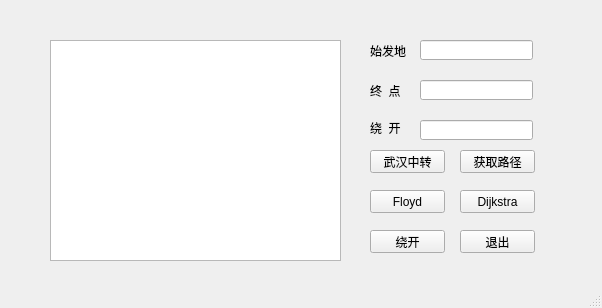
<?xml version="1.0" encoding="UTF-8"?>
<ui version="4.0">
 <class>MainWindow</class>
 <widget class="QMainWindow" name="MainWindow">
  <property name="geometry">
   <rect>
    <x>0</x>
    <y>0</y>
    <width>602</width>
    <height>308</height>
   </rect>
  </property>
  <property name="windowTitle">
   <string>MainWindow</string>
  </property>
  <widget class="QWidget" name="centralwidget">
   <widget class="QPushButton" name="floyd">
    <property name="geometry">
     <rect>
      <x>370</x>
      <y>190</y>
      <width>75</width>
      <height>23</height>
     </rect>
    </property>
    <property name="text">
     <string>Floyd</string>
    </property>
   </widget>
   <widget class="QPushButton" name="toWuhan">
    <property name="geometry">
     <rect>
      <x>370</x>
      <y>150</y>
      <width>75</width>
      <height>23</height>
     </rect>
    </property>
    <property name="text">
     <string>武汉中转</string>
    </property>
   </widget>
   <widget class="QLabel" name="label_2">
    <property name="geometry">
     <rect>
      <x>370</x>
      <y>80</y>
      <width>41</width>
      <height>21</height>
     </rect>
    </property>
    <property name="text">
     <string>终  点</string>
    </property>
   </widget>
   <widget class="QLineEdit" name="end">
    <property name="geometry">
     <rect>
      <x>420</x>
      <y>80</y>
      <width>113</width>
      <height>20</height>
     </rect>
    </property>
   </widget>
   <widget class="QLineEdit" name="begin">
    <property name="geometry">
     <rect>
      <x>420</x>
      <y>40</y>
      <width>113</width>
      <height>20</height>
     </rect>
    </property>
   </widget>
   <widget class="QPushButton" name="getpath">
    <property name="geometry">
     <rect>
      <x>460</x>
      <y>150</y>
      <width>75</width>
      <height>23</height>
     </rect>
    </property>
    <property name="text">
     <string>获取路径</string>
    </property>
   </widget>
   <widget class="QPushButton" name="exit">
    <property name="geometry">
     <rect>
      <x>460</x>
      <y>230</y>
      <width>75</width>
      <height>23</height>
     </rect>
    </property>
    <property name="text">
     <string>退出</string>
    </property>
   </widget>
   <widget class="QPushButton" name="dijkstra">
    <property name="geometry">
     <rect>
      <x>460</x>
      <y>190</y>
      <width>75</width>
      <height>23</height>
     </rect>
    </property>
    <property name="text">
     <string>Dijkstra</string>
    </property>
   </widget>
   <widget class="QPushButton" name="pass">
    <property name="geometry">
     <rect>
      <x>370</x>
      <y>230</y>
      <width>75</width>
      <height>23</height>
     </rect>
    </property>
    <property name="text">
     <string>绕开</string>
    </property>
   </widget>
   <widget class="QLabel" name="label_3">
    <property name="geometry">
     <rect>
      <x>370</x>
      <y>120</y>
      <width>54</width>
      <height>16</height>
     </rect>
    </property>
    <property name="text">
     <string>绕  开</string>
    </property>
   </widget>
   <widget class="QTextBrowser" name="textBrowser">
    <property name="geometry">
     <rect>
      <x>50</x>
      <y>40</y>
      <width>291</width>
      <height>221</height>
     </rect>
    </property>
   </widget>
   <widget class="QLabel" name="label">
    <property name="geometry">
     <rect>
      <x>370</x>
      <y>40</y>
      <width>41</width>
      <height>21</height>
     </rect>
    </property>
    <property name="text">
     <string>始发地</string>
    </property>
   </widget>
   <widget class="QLineEdit" name="dont">
    <property name="geometry">
     <rect>
      <x>420</x>
      <y>120</y>
      <width>113</width>
      <height>20</height>
     </rect>
    </property>
   </widget>
  </widget>
  <widget class="QMenuBar" name="menubar">
   <property name="geometry">
    <rect>
     <x>0</x>
     <y>0</y>
     <width>602</width>
     <height>22</height>
    </rect>
   </property>
  </widget>
  <widget class="QStatusBar" name="statusbar"/>
 </widget>
 <resources/>
 <connections/>
</ui>
